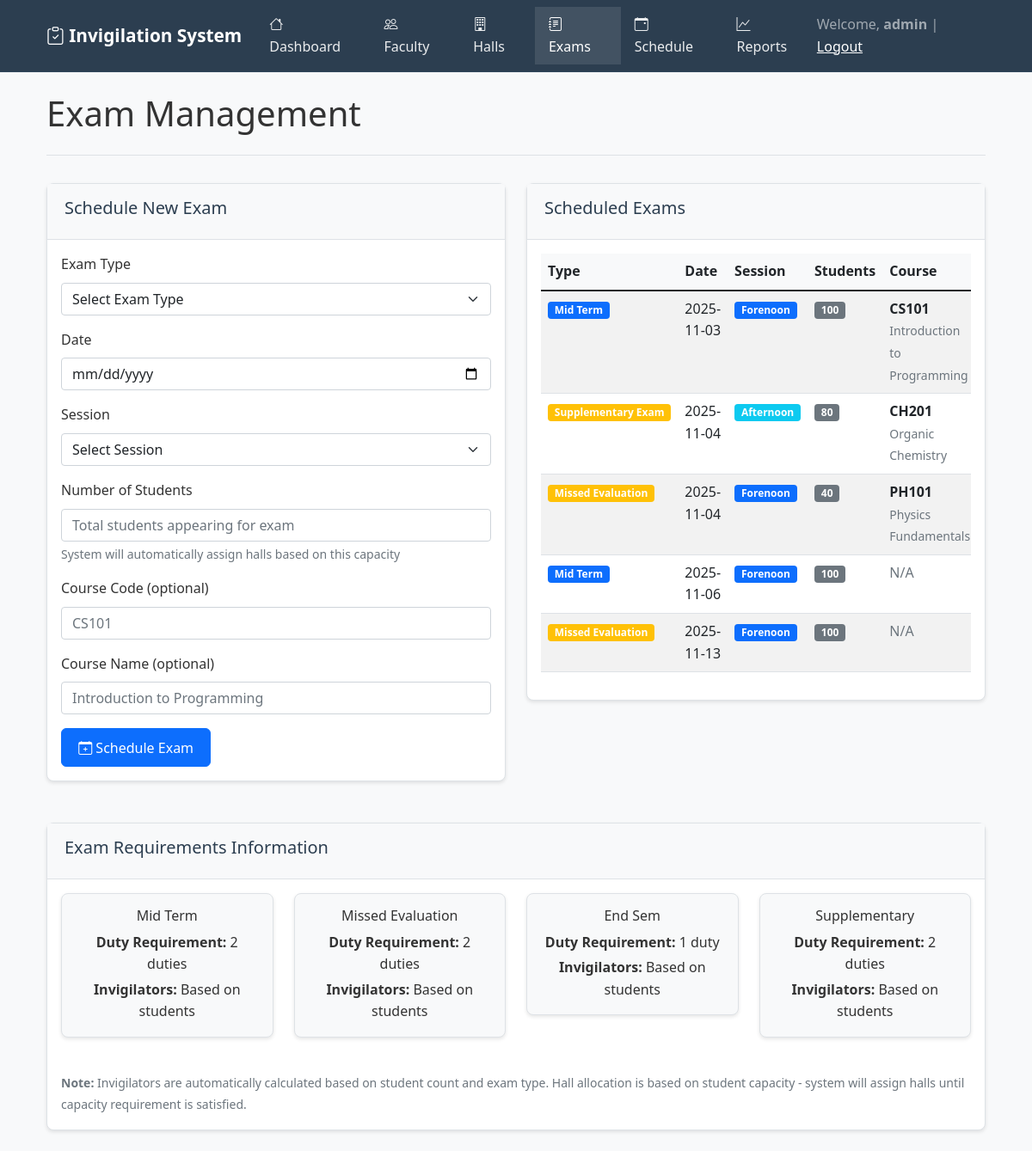
The page /exams (signed in) on the database its author committed.
### tables this page shows
CREATE TABLE exams (
                    exam_id INTEGER PRIMARY KEY AUTOINCREMENT,
                    exam_type TEXT CHECK(exam_type IN ('Mid Term', 'Missed Evaluation', 'End Sem', 'Supplementary Exam')) NOT NULL,
                    date DATE NOT NULL,
                    session TEXT CHECK(session IN ('Forenoon', 'Afternoon')) NOT NULL,
                    invigilators_required INTEGER NOT NULL,
                    course_code TEXT,
                    course_name TEXT,
                    students_count INTEGER NOT NULL DEFAULT 0
                );

### app.py (the view)
@app.route("/exams")
@login_required
def exams():
    conn = get_db_connection()
    exams = conn.execute("""
        SELECT e.*,
               COUNT(DISTINCT da.faculty_id) as assigned_invigilators,
               COUNT(DISTINCT eha.hall_id) as assigned_halls,
               SUM(h.capacity) as total_hall_capacity
        FROM exams e
        LEFT JOIN duty_allocations da ON e.exam_id = da.exam_id
        LEFT JOIN exam_hall_allocations eha ON e.exam_id = eha.exam_id
        LEFT JOIN halls h ON eha.hall_id = h.hall_id
        GROUP BY e.exam_id
        ORDER BY e.date, e.session
    """).fetchall()
    conn.close()
    return render_template("exams.html", exams=exams)

### app.py (called while the page is built)
def login_required(f):
    @wraps(f)
    def decorated_function(*args, **kwargs):
        if 'user_id' not in session:
            flash('Please log in to access this page.', 'danger')
            return redirect(url_for('login'))
        return f(*args, **kwargs)
    return decorated_function

def get_db_connection():
    conn = sqlite3.connect(DB_NAME)
    conn.row_factory = sqlite3.Row
    return conn

### templates/exams.html (shortened to what this page needs)
{% extends "base.html" %}
{% block content %}
<div class="page-header">
    <h1>Exam Management</h1>
</div>
<div class="row">
    <div class="col-md-6">
        <div class="card">
            <div class="card-header">
                <h5>Schedule New Exam</h5>
            </div>
            <div class="card-body">
                <form method="POST" action="{{ url_for('add_exam') }}">
                    <div class="mb-3">
                        <label class="form-label">Exam Type</label>
                        <select class="form-select" name="exam_type" required>
                            <option value="">Select Exam Type</option>
                        </select>
                    </div>
                    <div class="mb-3">
                        <label class="form-label">Date</label>
                        <input type="date" class="form-control" name="date" required>
                    </div>
                    <div class="mb-3">
                        <label class="form-label">Session</label>
                        <select class="form-select" name="session" required>
                            <option value="">Select Session</option>
                        </select>
                    </div>
                    <div class="mb-3">
                        <label class="form-label">Number of Students</label>
                        <input type="number" class="form-control" name="students_count" required min="1" placeholder="Total students appearing for exam">
                        <div class="form-text">System will automatically assign halls based on this capacity</div>
                    </div>
                    <div class="mb-3">
                        <label class="form-label">Course Code (optional)</label>
                        <input type="text" class="form-control" name="course_code" placeholder="CS101">
                    </div>
                    <div class="mb-3">
                        <label class="form-label">Course Name (optional)</label>
                        <input type="text" class="form-control" name="course_name" placeholder="Introduction to Programming">
                    </div>
                    <button type="submit" class="btn btn-primary">
                        <i class="bi bi-calendar-plus"></i> Schedule Exam
                    </button>
                </form>
            </div>
        </div>
    </div>
    <div class="col-md-6">
        <div class="card">
            <div class="card-header">
                <h5>Scheduled Exams</h5>
            </div>
            <div class="card-body">
                {% if exams %}
                <div class="table-responsive">
                    <table class="table table-striped">
                        <thead>
                            <tr>
                                <th>Type</th>
                                <th>Date</th>
                                <th>Session</th>
                                <th>Students</th>
                                <th>Course</th>
                            </tr>
                        </thead>
                        <tbody>
                            {% for exam in exams %}
                            <tr>
                                <td>
                                    <span class="badge bg-{% if exam['exam_type'] == 'End Sem' %}danger{% elif exam['exam_type'] == 'Mid Term' %}primary{% else %}warning{% endif %}">
                                        {{ exam['exam_type'] }}
                                    </span>
                                </td>
                                <td>{{ exam['date'] }}</td>
                                <td>
                                    <span class="badge bg-{{ 'primary' if exam['session'] == 'Forenoon' else 'info' }}">
                                        {{ exam['session'] }}
                                    </span>
                                </td>
                                <td>
                                    <span class="badge bg-secondary">{{ exam['students_count'] }}</span>
                                </td>
                                <td>
                                    {% if exam['course_code'] %}
                                        <strong>{{ exam['course_code'] }}</strong>
                                        {% if exam['course_name'] %}
                                            <br><small class="text-muted">{{ exam['course_name'] }}</small>
                                        {% endif %}
                                    {% else %}
                                        <span class="text-muted">N/A</span>
                                    {% endif %}
                                </td>
                            </tr>
                            {% endfor %}
                        </tbody>
                    </table>
                </div>
                {% else %}
                <div class="empty-state">
                    <i class="bi bi-journal-text" style="font-size: 3rem;"></i>
                    <h4>No exams scheduled yet</h4>
                    <p>Schedule your first exam using the form on the left.</p>
                </div>
                {% endif %}
            </div>
        </div>
    </div>
</div>
<div class="row mt-4">
    <div class="col-12">
        <div class="card">
            <div class="card-header">
                <h5>Exam Requirements Information</h5>
            </div>
            <div class="card-body">
                <div class="row">
                    <div class="col-md-3">
                        <div class="card bg-light">
                            <div class="card-body text-center">
                                <h6>Mid Term</h6>
                                <p class="mb-1"><strong>Duty Requirement:</strong> 2 duties</p>
                                <p class="mb-0"><strong>Invigilators:</strong> Based on students</p>
                            </div>
                        </div>
                    </div>
                    <div class="col-md-3">
                        <div class="card bg-light">
                            <div class="card-body text-center">
                                <h6>Missed Evaluation</h6>
                                <p class="mb-1"><strong>Duty Requirement:</strong> 2 duties</p>
                                <p class="mb-0"><strong>Invigilators:</strong> Based on students</p>
                            </div>
                        </div>
                    </div>
                    <div class="col-md-3">
                        <div class="card bg-light">
                            <div class="card-body text-center">
                                <h6>End Sem</h6>
                                <p class="mb-1"><strong>Duty Requirement:</strong> 1 duty</p>
                                <p class="mb-0"><strong>Invigilators:</strong> Based on students</p>
                            </div>
                        </div>
                    </div>
                    <div class="col-md-3">
                        <div class="card bg-light">
                            <div class="card-body text-center">
                                <h6>Supplementary</h6>
                                <p class="mb-1"><strong>Duty Requirement:</strong> 2 duties</p>
                                <p class="mb-0"><strong>Invigilators:</strong> Based on students</p>
                            </div>
                        </div>
                    </div>
                </div>
                <div class="mt-3">
                    <small class="text-muted">
                        <strong>Note:</strong> Invigilators are automatically calculated based on student count and exam type.
                        Hall allocation is based on student capacity - system will assign halls until capacity requirement is satisfied.
                    </small>
                </div>
            </div>
        </div>
    </div>
</div>
{% endblock %}

### templates/base.html (style rules this page uses)
body { background-color: #f8f9fa; color: #333; font-family: 'Segoe UI', Tahoma, Geneva, Verdana, sans-serif; line-height: 1.6; }
.card { background-color: white; border: 1px solid #dee2e6; border-radius: 8px; box-shadow: 0 2px 4px rgba(0,0,0,0.1); margin-bottom: 1.5rem; }
.card-header { background-color: #f8f9fa; border-bottom: 1px solid #dee2e6; font-weight: 600; color: #2c3e50; padding: 1rem 1.25rem; }
.table th { background-color: #f8f9fa; font-weight: 600; border-color: #dee2e6 !important; }
.btn { font-weight: 500; border-radius: 6px; padding: 0.6rem 1.2rem; }
.page-header { display: flex; justify-content: space-between; align-items: center; margin-bottom: 2rem; padding-bottom: 1rem; border-bottom: 1px solid #dee2e6; }
.badge { font-size: 0.75em; }

### rows shown on the page
exams: exam_type "Mid Term", date "2025-11-03", session "Forenoon", students_count "100", course_code "CS101", course_name "Introduction to Programming"
exams: exam_type "Supplementary Exam", date "2025-11-04", session "Afternoon", students_count "80", course_code "CH201", course_name "Organic Chemistry"
exams: exam_type "Missed Evaluation", date "2025-11-04", session "Forenoon", students_count "40", course_code "PH101", course_name "Physics Fundamentals"
exams: exam_type "Mid Term", date "2025-11-06", session "Forenoon", students_count "100", course_code "N/A"
exams: exam_type "Missed Evaluation", date "2025-11-13", session "Forenoon", students_count "100", course_code "N/A"

### other values the page prints
{{ session.username }} "admin"
